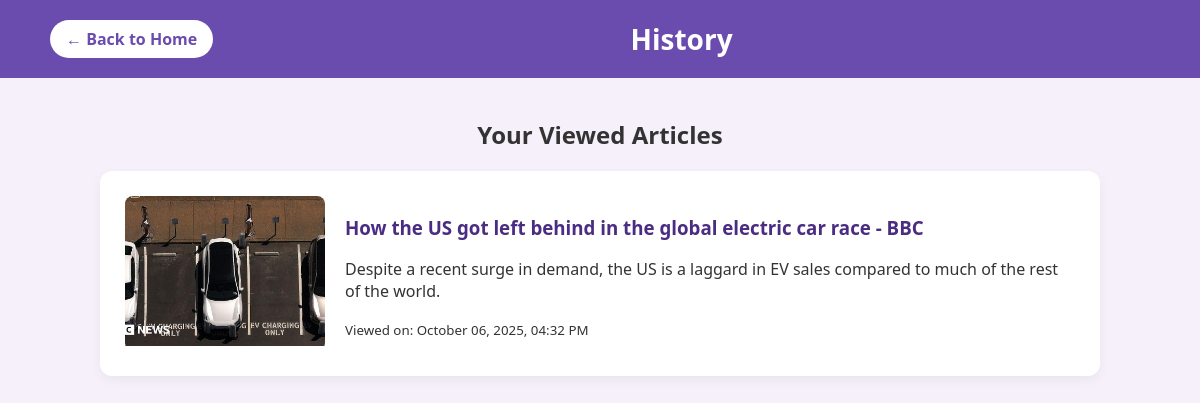
The app's page /history/ (signed in) with its own data.
### myproject/models.py (models this page shows, shortened)
class ReadHistory(models.Model):
    user = models.ForeignKey(User, on_delete=models.CASCADE)
    article = models.ForeignKey(News, on_delete=models.CASCADE)
    read_at = models.DateTimeField(auto_now_add=True)
    class Meta:
        unique_together = ('user', 'article')
        verbose_name_plural = " History"
        ordering = ['-read_at'] # Default order is newest first

class News(models.Model):
    SOURCE_CHOICES = [
        ('INDIA', 'India News'),
        ('GLOBAL', 'Global News'),
    ]
    title = models.CharField(max_length=255)
    description = models.TextField()
    content = models.TextField(null=True, blank=True)
    category = models.CharField(max_length=100)
    link = models.URLField(null=True, blank=True)
    image_url = models.CharField(max_length=500, null=True, blank=True)
    published_at = models.DateTimeField(null=True, blank=True)
    source_type = models.CharField(
        max_length=10,
        choices=SOURCE_CHOICES,
        default='GLOBAL'
    )

### myproject/views.py (the view)
# urls.py: path('history/', views.history_view, name='history'),
@login_required
def history_view(request):
    if not request.user.is_authenticated:
        return redirect('login')
    history = ReadHistory.objects.filter(user=request.user).select_related('article').order_by('-read_at')
    context = {
        'history_list': history, # <-- FIXED: Passing 'history' to the key 'history_list'
    }
    return render(request, 'history.html', context)

### myproject/templates/history.html (shortened to what this page needs)
{% load static %}
<!DOCTYPE html>
<html lang="en">
<head>
</head>
<body>
<header>
    <a href="{% url 'home' %}" class="back-home">← Back to Home</a>
    <h1> History</h1>
</header>
<div class="article-feed">
    <h2 style="text-align: center;">Your Viewed Articles</h2>
    {% if history_list %}
        {% for history_entry in history_list %}
            <div class="news-entry">
                <div class="article-image-container">
                    {% if history_entry.article.image_url %}
                        <img src="{{ history_entry.article.image_url }}" alt="{{ history_entry.article.title }}" class="article-image">
                    {% else %}
                        <img src="{% static 'images/placeholder.jpg' %}" alt="No image available" class="article-image">
                    {% endif %}
                </div>
                <div class="article-text">
                    <h3><a href="{% url 'news_detail' history_entry.article.pk %}">{{ history_entry.article.title }}</a></h3>
                    <p>{{ history_entry.article.description|safe }}</p>
                    <small>Viewed on: {{ history_entry.read_at|date:"F d, Y, h:i A" }}</small>
                </div>
            </div>
        {% endfor %}
    {% else %}
        <p style="text-align:center;">You haven’t viewed any articles yet.</p>
    {% endif %}
</div>
</body>
</html>

### myproject/templates/history.html (style rules this page uses)
body { font-family: 'Segoe UI', Tahoma, Geneva, Verdana, sans-serif; margin: 0; padding: 0; background: #f5f0f9; color: #333; }
header { display: flex; justify-content: space-between; align-items: center; padding: 20px 50px; background: #6a4caf; color: white; }
header h1 { margin: 0; font-size: 28px; font-weight: bold; }
.back-home { background: white; color: #6a4caf; text-decoration: none; font-weight: 600; padding: 8px 16px; border-radius: 20px; transition: background 0.3s, color 0.3s; }
.article-feed { max-width: 1000px; margin: 40px auto; padding: 0 20px; }
.news-entry { background: #ffffff; padding: 25px; margin-bottom: 30px; border-radius: 12px; box-shadow: 0px 4px 12px rgba(0,0,0,0.05); display: flex; gap: 20px; align-items: flex-start; }
.article-image-container { flex: 0 0 200px; max-width: 200px; border-radius: 8px; overflow: hidden; }
.article-image { width: 100%; height: 150px; object-fit: cover; }
.article-text { flex: 1; }
.article-text h3 a { color: #4a2c82; text-decoration: none; transition: color 0.2s; }

### records on screen
ReadHistory: article.image_url (picture), article "How the US got left behind in the global electric car race - BBC", article.description "Despite a recent surge in demand, the US is a laggard in EV sales compared to much of the rest of the world.", read_at "October 06, 2025, 04:32 PM"
